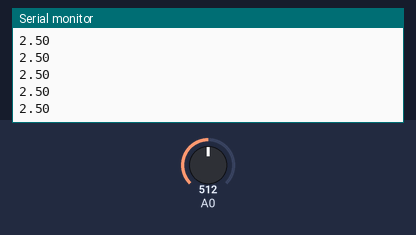
Bench run of a sketch on a simulated Arduino Uno, built with avr-gcc and run on an emulated ATmega328P. Shown: the last lines printed to the serial monitor. Inputs (shaded band) come from the test bench; at power-on: A0 = 512.

Above: at 1.2 s.
1.3 s: A0 set to 716
At 2.3 s:
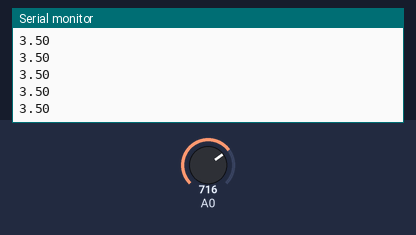
2.8 s: A0 set to 900
At 3.3 s:
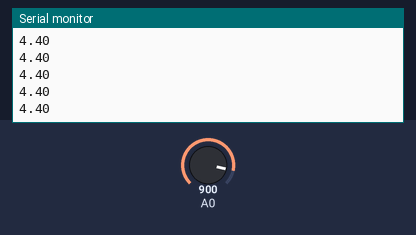
Timing chart, 0 to 3.8 s (numbered marks = the images above; inputs shaded):
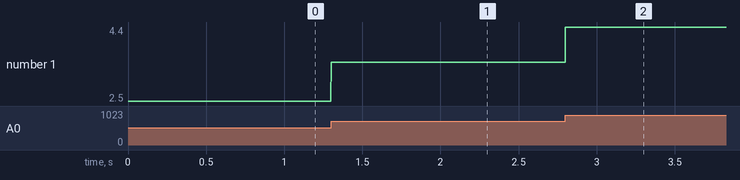

Measured:
- after the input at 1.3 s, the serial monitor: prints a new line at once (image 1)
- after the input at 2.8 s, the serial monitor: prints a new line at once (image 2)
- plotted number 1: 2.5 → 3.5 after the input at 1.3 s, 3.5 → 4.4 after the input at 2.8 s

The sketch:

filtre.ino
```cpp
double y,ye,x;
double a=1.0;

void setup() {
  // put your setup code here, to run once:
Serial.begin (115200);
pinMode (A0,INPUT);

}

void loop() {
  // put your main code here, to run repeatedly:
ye=y;
x=analogRead (A0)*(5.0/1023.0);
y=a*x+(1-a)*ye;
Serial.println (y);
delay(1);
}
```
